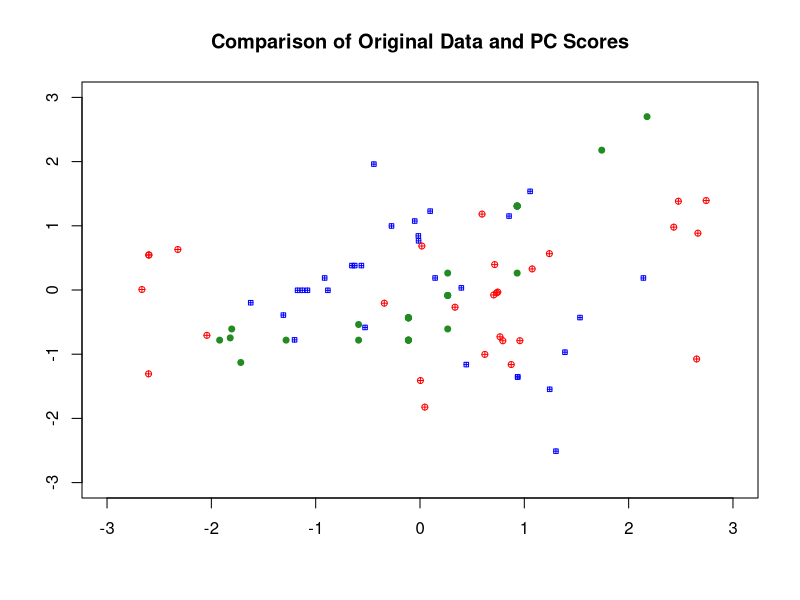
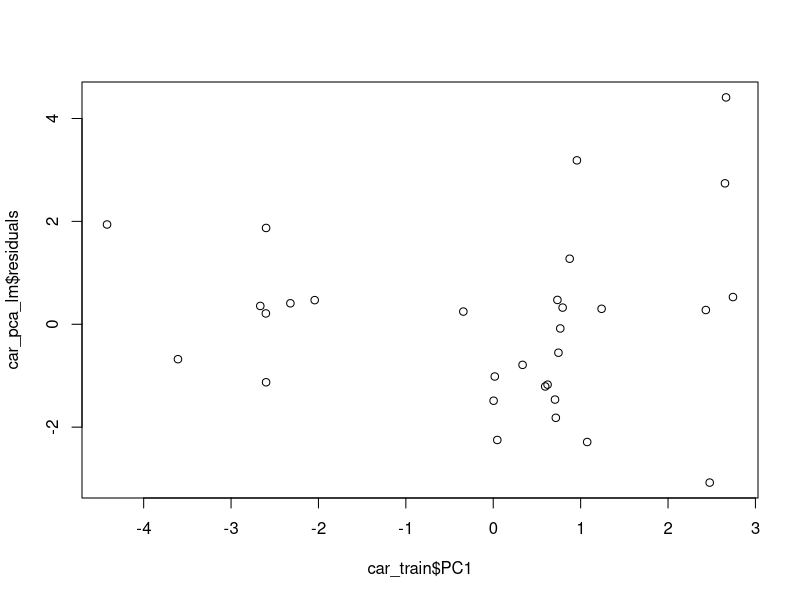
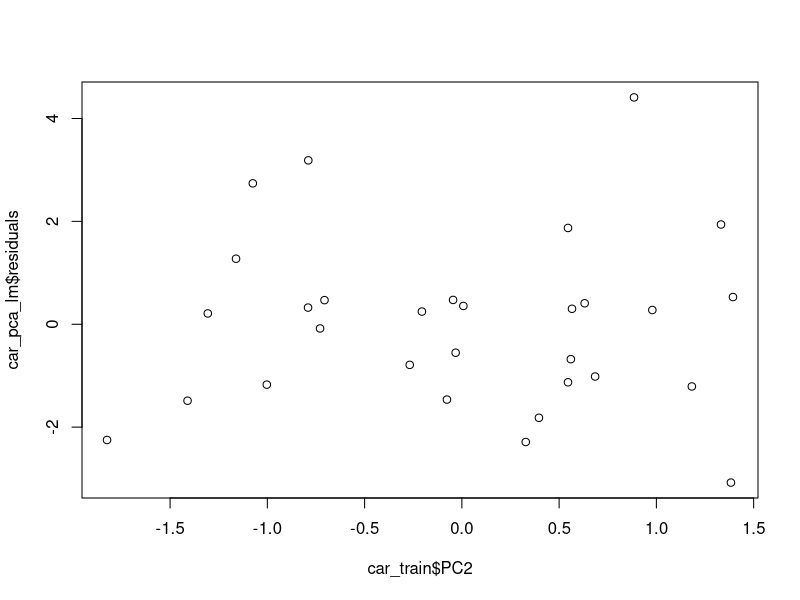

The R source for these figures, in order: (Note: this script raises an error after producing the figures.)
library(readxl)
library(car)

# Import Auto.xlsx
car_data <- read_excel("./data/Auto.xlsx")
View(car_data)

# Correlation across variables
cor(car_data)

# Determine if we need to scale the data so that the variance is 1
var(car_data)

#Scale data
sCarData <- data.frame(scale(car_data))
var(sCarData)

#conducting PCA 
car_pca = prcomp(sCarData[,-1])

#view PCA
summary(car_pca)

#understand the equation of the PC components 
car_pca$rotation

#scree Plot to look at the relationship between variables
xl <- seq(-3, 3)
yl <- seq(-3, 3)
plot(xl, yl, type="n", xlab="", ylab="")
points(sCarData$displacement, sCarData$horsepower, pch=19, cex=0.8, col="forestgreen")
points(sCarData$weight, sCarData$acceleration, pch=12, cex=0.6, col="blue")
points(car_pca$x[,1], car_pca$x[,2], pch=10, cex=0.8, col="red")
title ("Comparison of Original Data and PC Scores")

# train data
car_train = cbind(car_data$mpg,car_pca$x[,1],car_pca$x[,2])
car_train = as.data.frame(car_train)
names(car_train) = c("mpg","PC1","PC2")

#View train data
View(car_train)

#create linear regression model on train data
car_pca_lm = lm(mpg~., data = car_train)

#View lm model
car_pca_lm

#Summary lm model
summary(car_pca_lm)

# Durbin-Watson Statistic, D = 0 if there is a strong relationship of residual with time else it is close to 2, alternate there is a relationship with time
dwt(car_pca_lm)

# Normality test for residual, null hypothesis: normally distributed
shapiro.test(car_pca_lm$residuals)

# Does residual have equal variance between residual and every value of x
plot(car_train$PC1 ,car_pca_lm$residuals)
plot(car_train$PC2 ,car_pca_lm$residuals)

#Variance Analysis
vif(car_pca_lm)

#Prepare to be in a position to test the data
cylinders_pc1 <- car_pca$rotation[1,1]
cylinders_pc2 <- car_pca$rotation[1,2]
cylinders_mean <- mean(car_data$cylinders)
cylinders_sd <- sd(car_data$cylinders)

displacement_pc1 <- car_pca$rotation[2,1]
displacement_pc2 <- car_pca$rotation[2,2]
displacement_mean <- mean(car_data$displacement)
displacement_sd <- sd(car_data$displacement)

horsepower_pc1 <- car_pca$rotation[3,1]
horsepower_pc2 <- car_pca$rotation[3,2]
horsepower_mean <- mean(car_data$horsepower)
horsepower_sd <- sd(car_data$horsepower)

weight_pc1 <- car_pca$rotation[4,1]
weight_pc2 <- car_pca$rotation[4,2]
weight_mean <- mean(car_data$weight)
weight_sd <- sd(car_data$weight)

acceleration_pc1 <- car_pca$rotation[5,1]
acceleration_pc2 <- car_pca$rotation[5,2]
acceleration_mean <- mean(car_data$acceleration) 
acceleration_sd <- sd(car_data$acceleration)

# creating test data
AutoTest <- read_excel("./data/AutoTest.xlsx")

# creating test data based on PCA scores
PC1 <- ( (AutoTest$cylinders-cylinders_mean)/cylinders_sd * cylinders_pc1 + 
        (AutoTest$displacement-displacement_mean)/displacement_sd * displacement_pc1 +
          (AutoTest$horsepower-horsepower_mean)/horsepower_sd * horsepower_pc1 +
            (AutoTest$weight-weight_mean)/weight_sd * weight_pc1 +
              (AutoTest$acceleration-acceleration_mean)/acceleration_sd * acceleration_pc1 )

PC2 <- ( (AutoTest$cylinders-cylinders_mean)/cylinders_sd * cylinders_pc2 + 
           (AutoTest$displacement-displacement_mean)/displacement_sd * displacement_pc2 +
             (AutoTest$horsepower-horsepower_mean)/horsepower_sd * horsepower_pc2 +
               (AutoTest$weight-weight_mean)/weight_sd * weight_pc2 +
                 (AutoTest$acceleration-acceleration_mean)/acceleration_sd * acceleratio_pc2 )

# PC1: -0.027740807	-3.197059656	2.335436269
PC1
# PC2: 1.847547323	1.185961153	0.140719857
PC2

#Predict values for test data
predicted_mpg = predict(car_pca_lm,data.frame(PC1, PC2))

#View predicted data
predicted_mpg
predictionAndActuals <- data.frame(predicted_mpg, AutoTest$mpg)
colnames(predictionAndActuals) <- c("Predicted mpg","Actual mpg")
predictionAndActuals
matplot(predictionAndActuals, type = "l")